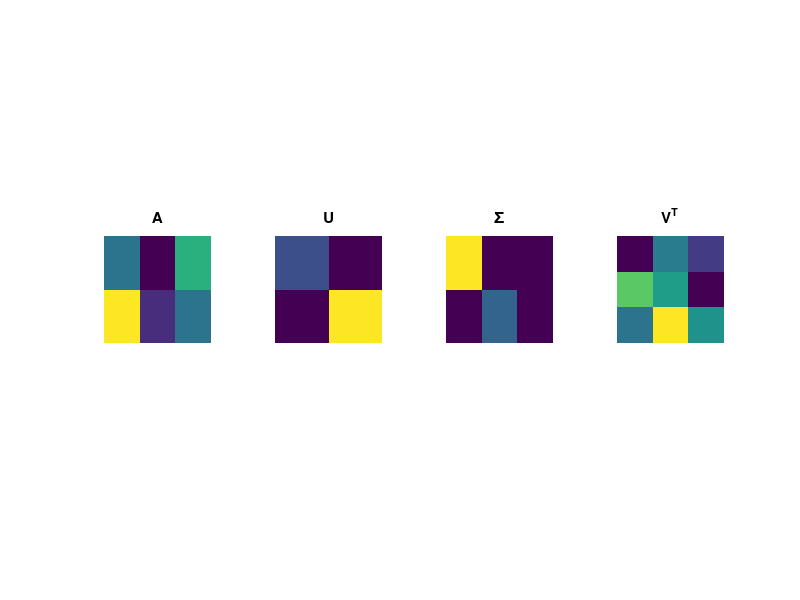

The MATLAB script that drew this image:
%%
%     COURSE: Linear algebra: theory and implementation
%    SECTION: Singular value decomposition
%      VIDEO: Singular value decomposition
% Instructor: sincxpress.com
% Course url: https://www.udemy.com/course/linear-algebra-theory-and-implementation/?couponCode=202110
% 
%%

% the matrix
A = [3 0 5; 8 1 3];

[U,S,V] = svd(A);

figure(1), clf
subplot(141), imagesc(A)
axis square, axis off, title('A')

subplot(142), imagesc(U)
axis square, axis off, title('U')

subplot(143), imagesc(S)
axis square, axis off, title('\Sigma')

subplot(144), imagesc(V')
axis square, axis off, title('V^T')

%% done.
